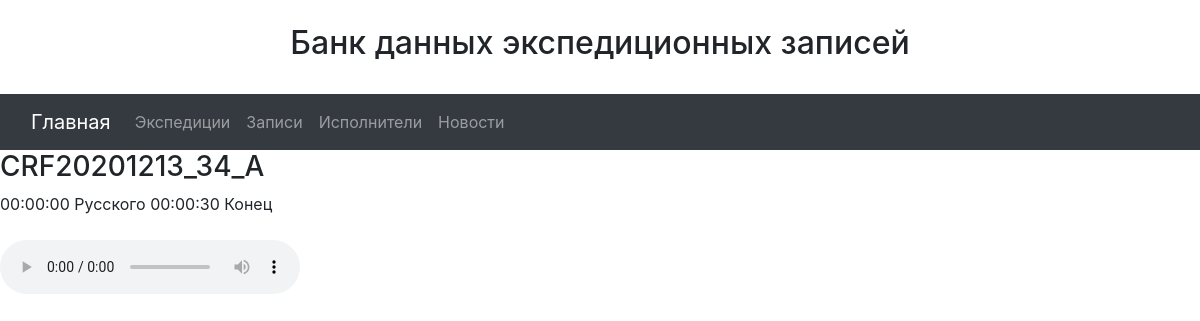
/dm/1/, run on the app's committed database.
### folklore_base/apps/base/models.py (models this page shows, shortened)
class DigitalMedia(models.Model):
    id_auto = models.AutoField(primary_key=True)
    seans = models.ForeignKey(SeansOfRecord,
                              on_delete=models.DO_NOTHING)
    place_hdd_drive = models.ForeignKey(HddMediaDrive,
                                        on_delete=models.DO_NOTHING,
                                        default=0,
                                        verbose_name='На каком HDD хранится')
    id_of_digitl_media = models.CharField(unique=True,
                                          default='CRF20201213_34_A',
                                          verbose_name='ID цифровой записи',
                                          max_length=45)
    fileupl = models.FileField(upload_to='audio/',
                               verbose_name='Аудиофайл')
    file_description = models.TextField(max_length=600,
                                        verbose_name='Описание и тайминг',
                                        default='00:00:00 Русского \n00:00:30 Конец')
    class Meta:
        verbose_name='Цифровой медиа файл'
        verbose_name_plural = 'Цифровые медиа файлы'

### folklore_base/apps/base/views.py (the view)
# urls.py: path('dm/<int:pk>/', DigitalMediaDetailView.as_view(), name = 'post_detail'),
class DigitalMediaDetailView(DetailView):
    model = DigitalMedia
    template_name = 'digitalmediadetail.html'

### folklore_base/apps/base/templates/digitalmediadetail.html (shortened to what this page needs)
{% extends 'base.html' %}
{% block content %}
  <div class="post-entry">
    <h3>{{ object.id_of_digitl_media }}</h3>
    {{ object.file_description }}<br><br>
    <audio src="{{ object.fileupl.url }}" controls></audio>
  </div>
{% endblock content %}

### data on the page
DigitalMedia: id_of_digitl_media "CRF20201213_34_A", file_description "00:00:00 Русского 00:00:30 Конец"
